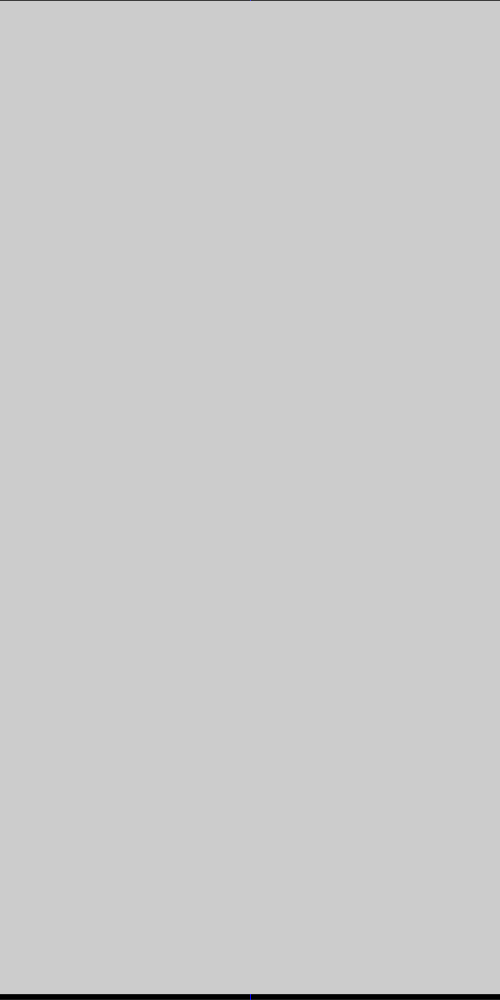
Frame 1 (no input)
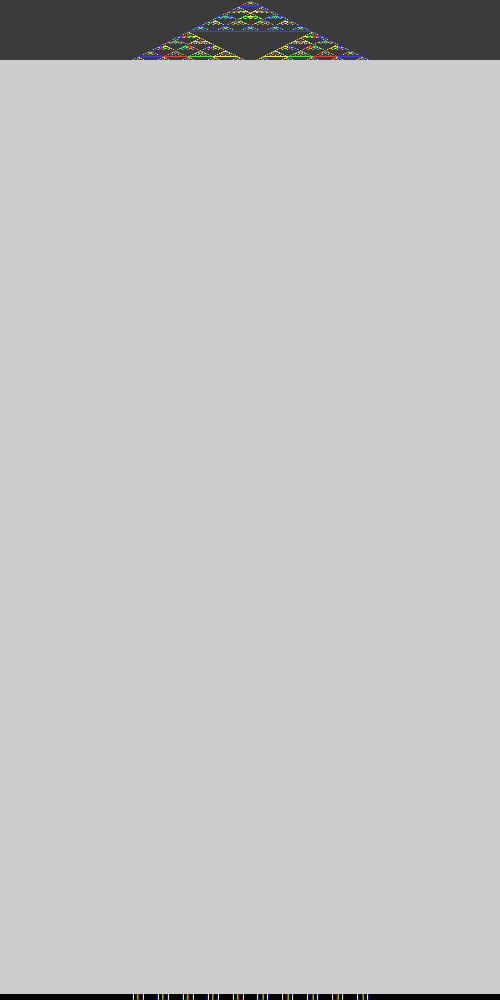
Frame 60 (the mouse pressed at the canvas centre just before this capture)
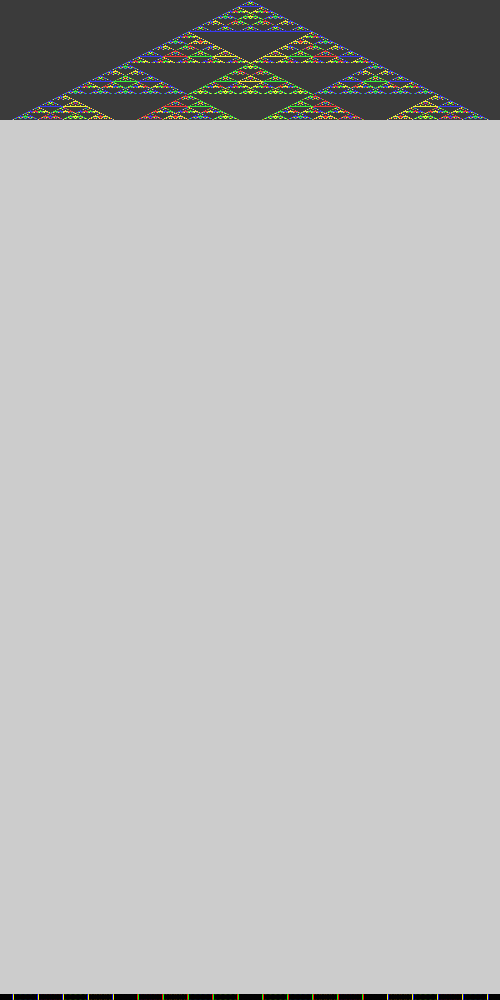
Frame 120 (the mouse held since frame 60 and released just before this capture)

The Processing sketch that drew these frames (run headless with seeded random() and noise(); from frame 60 on, the mouse is pressed at the canvas centre):

// Processing sketch: automat_wzrost1D_9b
// ── automat_wzrost1D_9b.pde
//Jednowymiarowy, DETERMINISTYCZNY automat komórkowy - reguła "ZSUMUJ Z SĄSIADAMI I WEŹ MODULO". Kroki MC
//Zasiewanie tablicy na początku z zadaną gęstością lub pojedynczą komórką
//-////////////////////////////////////////////////////////////////////////////////////////////////////////////////
int WorldSize=500; //Ile chcemy elementów w linii?
int[] WorldOld=new int[WorldSize]; //Tworzenie tablic - w Processingu zawsze za pomocą alokacji
int[] WorldNew=new int[WorldSize];
float IDens=0.0; //Początkowa gęstość w tablicy
int divider=5; //Przez ile dzielimy

void setup()
{
  size(500,1000);    //Okno bardziej pionowe niż poziome 
  
  if(IDens>0)
  {
   for(int i=0;i<WorldOld.length;i++) //Zasiewanie tablicy
    if(random(1.0)<IDens)
      WorldOld[i]=int(random(3));
  }
  else
  {
    WorldOld[WorldSize/2]=1;
  }
  
  frameRate(100);
}

boolean self=true; //Czy wliczamy stan środkowego
int t=0;
void draw()
{
  if(t>994) return; //Nic już nie ma do narysowania 
  
  for(int i=0;i<WorldOld.length;i++) //Wizualizacja czyli "rysowanie na ekranie" 
  {
    switch(WorldOld[i]){ //Instrukcja wyboru pozwala nam wybrać dowolny kolor
    case 4:stroke(255,255,0);break;
    case 3:stroke(0,255,0);break;
    case 2:stroke(255,0,0);break;
    case 1:stroke(0,0,255);break;
    case 0:stroke(0,0,0);break;
    default: stroke(128,255,128); //To się pojawiać nie powinno
    break;
    }
    
    point(i,t);
    line(i,999,i,994); //Odbicie aktualnego stanu na dole
  }
  
  for(int i=0;i<WorldOld.length;i++) //Zmiana stanu automatu
  {
       //Reguła - "ZSUMUJ Z SĄSIADAMI I WEŹ MODULO"
       //Liczenie indeksów sąsiadów z zawijaniem dzięki reszcie z dzielenia
       int right = (i+1) % WorldSize;      
       int morer = (i+2) % WorldSize;     
       int left  = (WorldSize+i-1) % WorldSize;
       int morel = (WorldSize+i-2) % WorldSize;
       int ile = self ? WorldOld[i] : 0 ;
       
       ile+=WorldOld[left]
          +WorldOld[right]
          +WorldOld[morel]
          +WorldOld[morer]              
               ; //suma czterech/pięciu brana potem modulo `divider`.
    
       WorldNew[i]=ile % divider; //Nowy stan zapisujemy na drugą tablicę
   }
   
   //Zamiana tablic
   int[] WorldTmp=WorldOld;
   WorldOld=WorldNew;
   WorldNew=WorldTmp;
   
   t++; //Kolejne pokolenie/krok/rok
}
